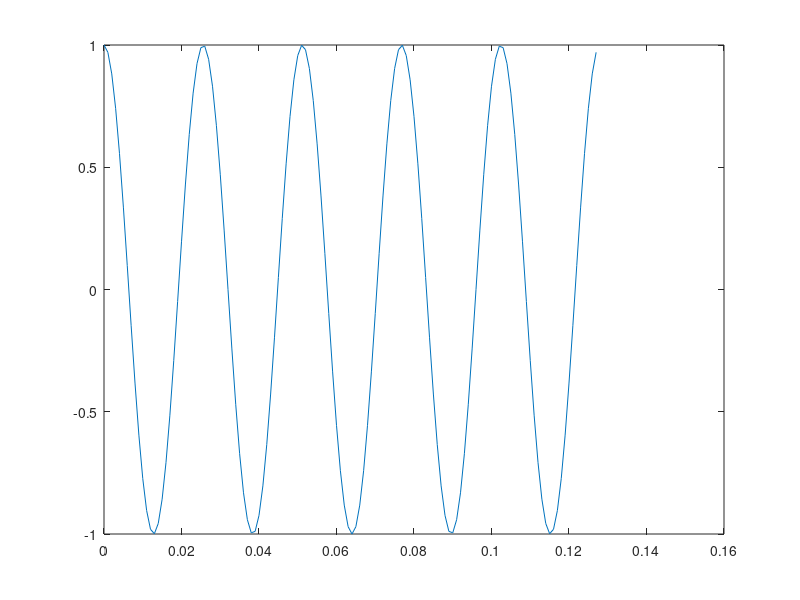

This chart was generated by the following MATLAB code: (Note: this script raises an error after producing the figure.)
Nt = 128;
Nf = Nt
fs = 1000;
f0 = 5/ 128 * fs;
a = 1;
phi = pi / 2;
n = 0:Nt-1;
y = a * cos(2 * pi * f0 * n / fs + 0)
figure(1)
plot(n/fs,y)

figure()
[f, tfx] = transffourier(y, Nf, fs)
figure(2)
plot ([f-fs f], [abs(tfx) abs(tfx)],'rx')
axis ([-200 200 -inf inf])
hold on

Nf = 4096
[f, tfx] = transffourier(y, Nf, fs)
plot ([f-fs f], [abs(tfx) abs(tfx)], 'b')
axis ([-200 200 -inf inf])


Nt = 128;
Nf = Nt
fs = 1000;
f0 = 5.7/ 128 * fs;
a = 1;
phi = pi / 2;
n = 0:Nt-1;
y = a * cos(2 * pi * f0 * n / fs + 0)


[f, tfx] = transffourier(y, Nf, fs)
figure(3)
plot ([f-fs f], [abs(tfx) abs(tfx)],'rx')
axis ([-200 200 -inf inf])
hold on

Nf = 4096
[f, tfx] = transffourier(y, Nf, fs)
plot ([f-fs f], [abs(tfx) abs(tfx)], 'b')
axis ([-200 200 -inf inf])
